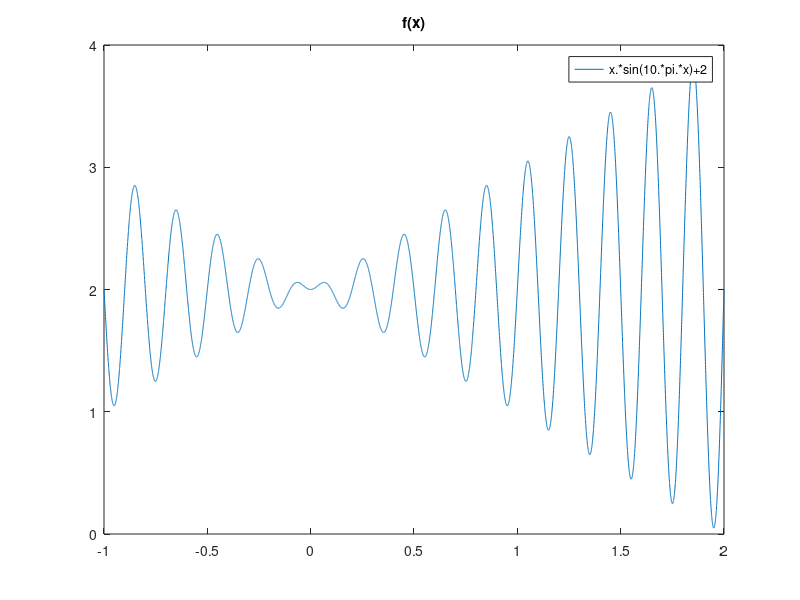

Write the MATLAB code that produced this figure. (Note: this script raises an error after producing the figure.)
clear all
close all
% single variable using GA

figure(1)
fplot('x*sin(10*pi*x)+2',[-1 2]);
title('f(x)');

% initialization
initPop=initializega(10,[-1 2],'gasingle_vareval',[],[10^(-5) 0]);

% Now let's run the ga 

[x,endPop,bPop,traceInfo] = ga([-1 2],'gasingle_vareval',[],initPop,[10^(-5) 0 0],'maxGenTerm',15,...
  'normGeomSelect',[0.08],['simpleXover'],[0.6],'binaryMutation',[.05]);

[sol,f]=gasingle_vareval(x);

x % the best variable value
f % the function value

figure(2)
plot(traceInfo(:,2),'-o')
xlabel('generation');
ylabel('maximum value at each generation');
title('maximum vs. generation')

figure(1)

hold on
stem(x,f,'ro')
text(x+.1,f,'best');


